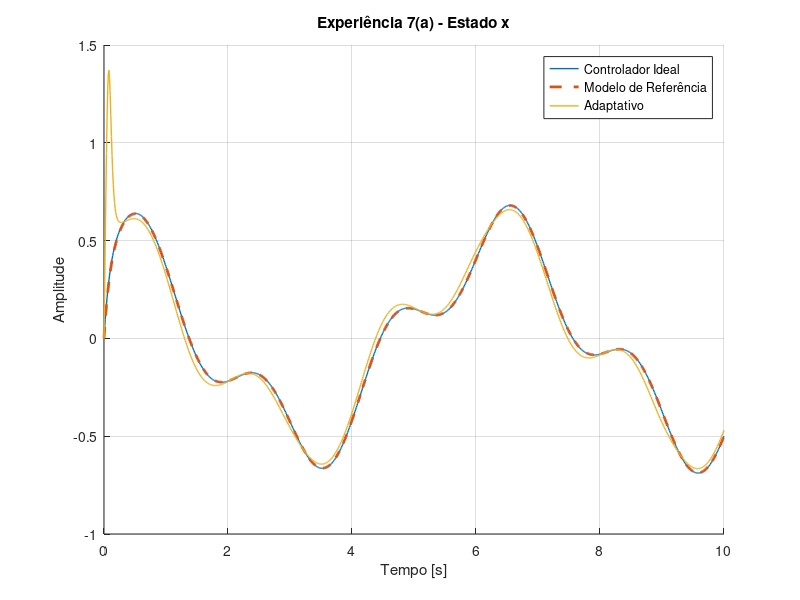
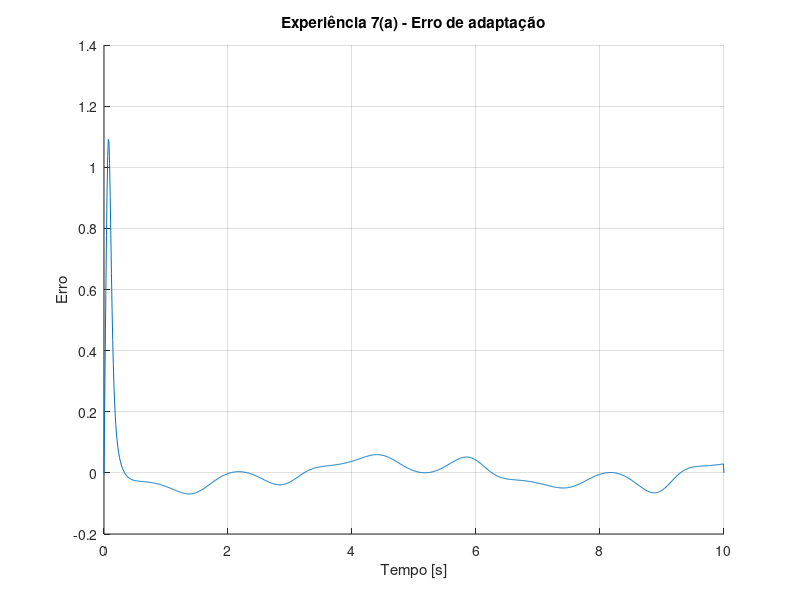
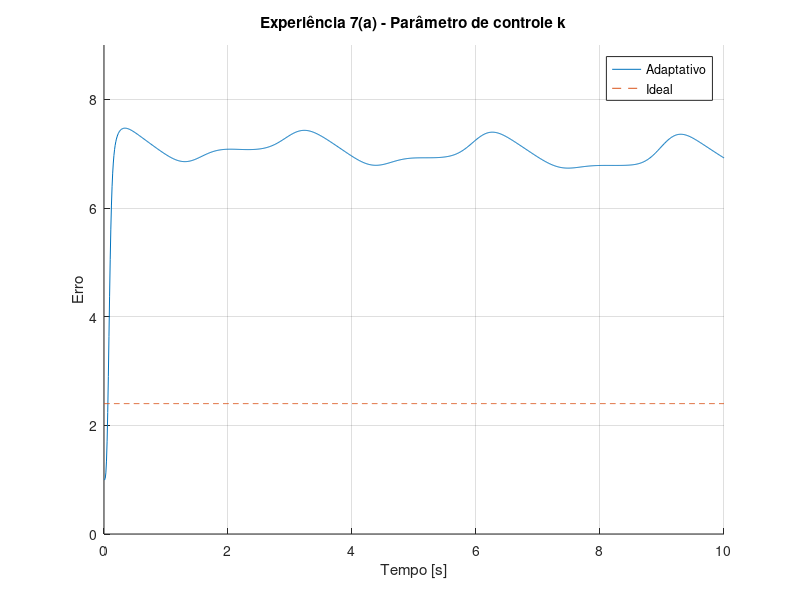
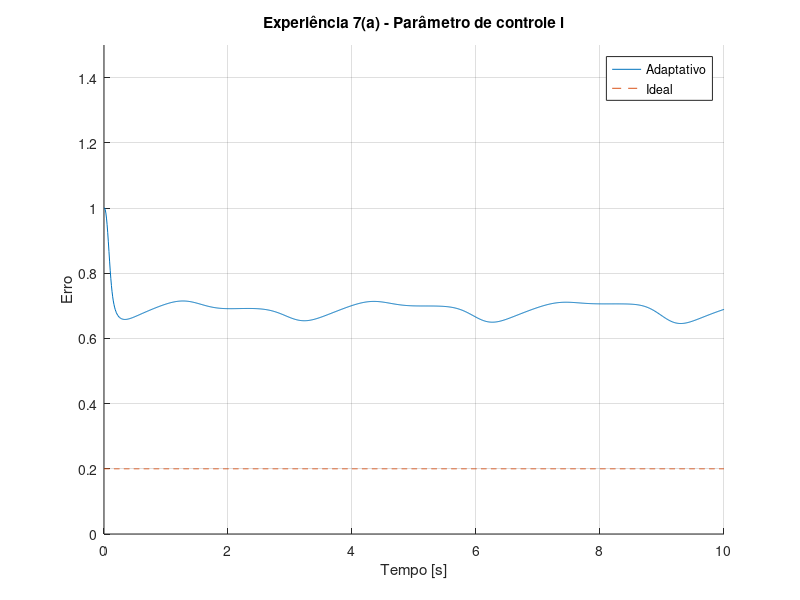

Reproduce these figures in MATLAB, in order.
clc
clear 
close all

index_fig = 0;

%% Experiência 7 - (a)

clear;
clc;
close all;
index_fig = 0;

% Parâmetros da planta
a = 2;
b = 5;
% Parâmetros do modelo de referência
am = 10;
bm = 1;

% Valores ideais de controle
k_star = (a+am)/b;
l_star = bm/b;

% Vetor de tempo
dt = 0.01;
t = 0:dt:10;

% Sinal de entrada
r = 5*cos(t) + 2*sin(pi*t);

% Valores de x para o controlador ideal
x0 = 0;
x = zeros(1,length(t));
x(1) = x0;

% Função de transferência modelo de referência
s = tf('s');
G = bm/(s+am);
xm = lsim(G, r, t);

% Valores iniciais de adaptação
k0 = 1;
l0 = 1;
gamma1 = 50;
gamma2 = 0.5;

% Valores de x para o controlador adaptativo
x_hat = zeros(1,length(t));
x0_hat = 0;
x_hat(1) = x0_hat;

% Vetores para progressão dos ganhos e do erro
k = zeros(1,length(t));
k(1) = k0;
l = zeros(1,length(t));
l(1) = l0;
e = zeros(1,length(t));
e(1) = x_hat(1)-xm(1);

for i=2:length(t)
    % X com controlador adaptativo
    e(i-1) = x_hat(i-1) - xm(i-1);
    
    k_dot = gamma1*e(i-1)*x_hat(i-1)*sign(b);
    k(i) = k_dot*dt + k(i-1);
    
    l_dot = -gamma2*e(i-1)*r(i-1)*sign(b);
    l(i) = l_dot*dt + l(i-1);
    
    u_hat = -k(i)*x_hat(i-1) + l(i)*r(i-1);
    x_hat_dot = a*x_hat(i-1) + b*u_hat;
    x_hat(i) = x_hat_dot * dt + x_hat(i-1);
    
    % X como controlador ideal
    u = -k_star*x(i-1) + l_star*r(i-1);
    x_dot = a*x(i-1) + b*u;
    x_i = x(i-1) + x_dot*dt;
    x(i) = x_i;
end

%% Experiência 7 (a) - Plots

figure(1)
hold on
grid on
plot(t, x, "LineWidth", 1)
plot(t, xm, '--', "LineWidth", 2)
plot(t, x_hat, "LineWidth", 1)
legend("Controlador Ideal", "Modelo de Referência", "Adaptativo")
xlabel("Tempo [s]")
ylabel("Amplitude")
title("Experiência 7(a) - Estado x")


figure(2)
hold on
grid on
plot(t,e)
xlabel("Tempo [s]")
ylabel("Erro")
title("Experiência 7(a) - Erro de adaptação")

k_star_vector = k_star*ones(1, length(t));
figure(3)
hold on
grid on
plot(t,k)
plot(t, k_star_vector, '--')
legend("Adaptativo", "Ideal")
xlabel("Tempo [s]")
ylabel("Erro")
title("Experiência 7(a) - Parâmetro de controle k")
ylim([0, 9])

l_star_vector = l_star*ones(1, length(t));
figure(4)
hold on
grid on
plot(t,l)
plot(t, l_star_vector, '--')
legend("Adaptativo", "Ideal")
xlabel("Tempo [s]")
ylabel("Erro")
title("Experiência 7(a) - Parâmetro de controle l")
ylim([0, 1.5])